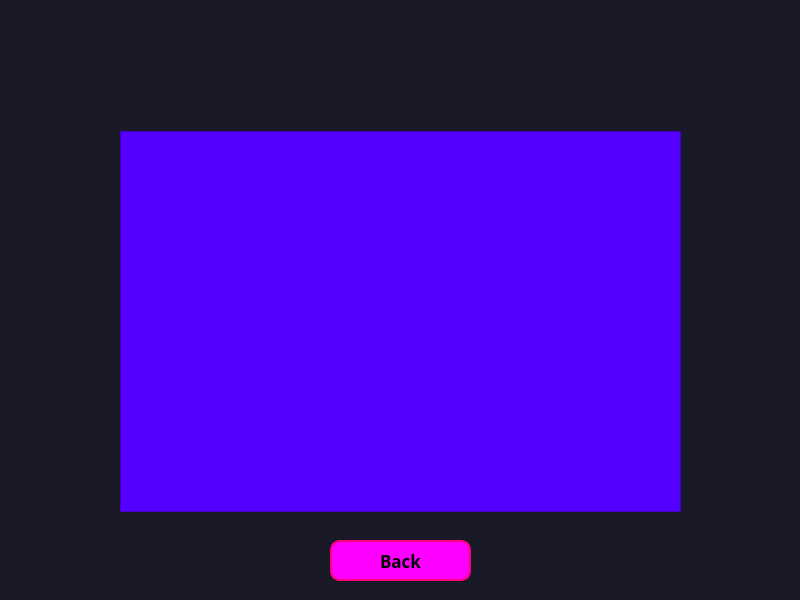
<?xml version="1.0" encoding="UTF-8"?>
<ui version="4.0">
 <class>FriendList</class>
 <widget class="QDialog" name="FriendList">
  <property name="geometry">
   <rect>
    <x>0</x>
    <y>0</y>
    <width>800</width>
    <height>600</height>
   </rect>
  </property>
  <property name="windowTitle">
   <string>Dialog</string>
  </property>
  <property name="styleSheet">
   <string notr="true">background-color: rgb(26, 25, 40);</string>
  </property>
  <widget class="QPushButton" name="back">
   <property name="geometry">
    <rect>
     <x>330</x>
     <y>540</y>
     <width>141</width>
     <height>41</height>
    </rect>
   </property>
   <property name="font">
    <font>
     <family>Unispace</family>
     <pointsize>13</pointsize>
     <italic>false</italic>
     <bold>true</bold>
    </font>
   </property>
   <property name="styleSheet">
    <string notr="true">background-color: rgb(255, 0, 255);
font: 700 13pt &quot;Unispace&quot;;
border: 2px solid;
Border-radius: 10px;
border-color: rgb(255, 0, 127);</string>
   </property>
   <property name="text">
    <string>Back</string>
   </property>
  </widget>
  <widget class="QListWidget" name="listWidget">
   <property name="geometry">
    <rect>
     <x>120</x>
     <y>131</y>
     <width>561</width>
     <height>381</height>
    </rect>
   </property>
   <property name="font">
    <font>
     <pointsize>12</pointsize>
    </font>
   </property>
   <property name="styleSheet">
    <string notr="true">background-color: rgb(85, 0, 255);</string>
   </property>
  </widget>
  <widget class="QLabel" name="label">
   <property name="geometry">
    <rect>
     <x>190</x>
     <y>-10</y>
     <width>421</width>
     <height>121</height>
    </rect>
   </property>
   <property name="styleSheet">
    <string notr="true">image: url(:/new/prefix1/frensss.png);</string>
   </property>
   <property name="text">
    <string/>
   </property>
  </widget>
 </widget>
 <resources/>
 <connections/>
</ui>
